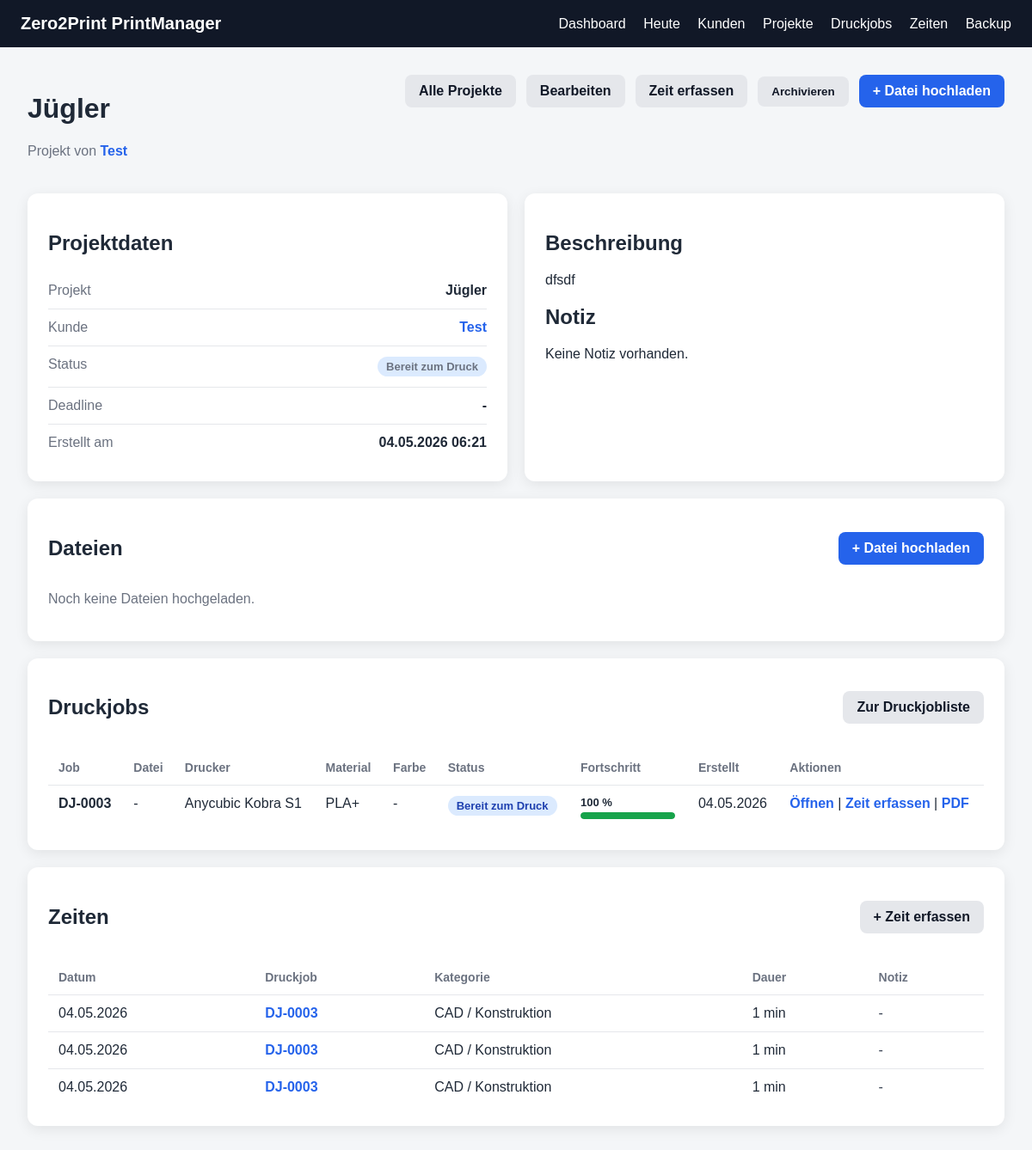
Before: /projects/2 with the older database file.
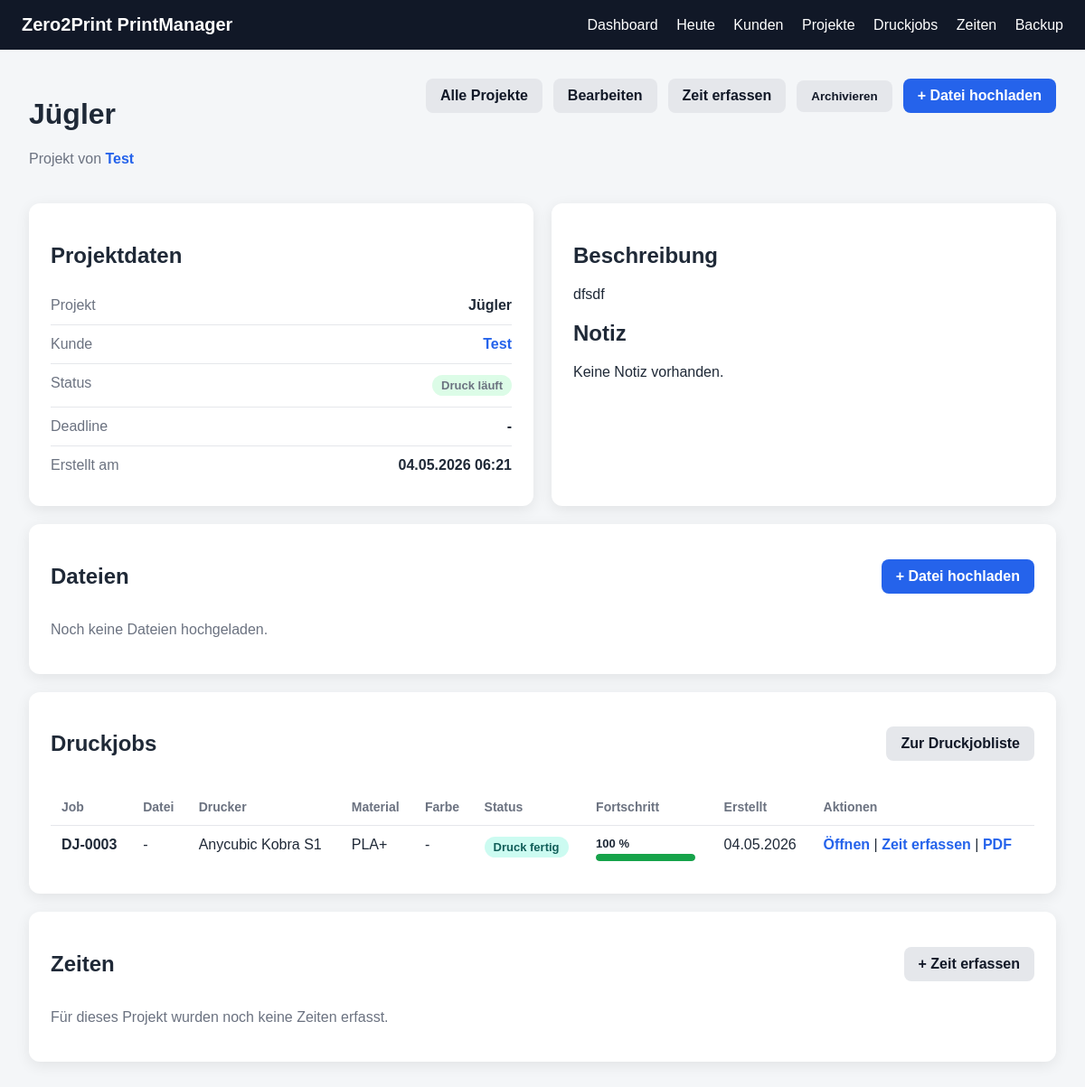
After: the same page with the newer database file.
### app/models.py (models this page shows)
class Project(Base):
    __tablename__ = "projects"
    id = Column(Integer, primary_key=True, index=True)
    customer_id = Column(Integer, ForeignKey("customers.id"), nullable=False)
    name = Column(String, nullable=False)
    description = Column(Text, nullable=True)
    status = Column(String, default="Anfrage")
    deadline = Column(String, nullable=True)
    note = Column(Text, nullable=True)
    created_at = Column(DateTime, default=datetime.utcnow)
    customer = relationship("Customer", back_populates="projects")
    files = relationship(
        "ProjectFile",
        back_populates="project",
        cascade="all, delete-orphan"
    )
    print_jobs = relationship(
        "PrintJob",
        back_populates="project",
        cascade="all, delete-orphan"
    )
    time_entries = relationship(
        "TimeEntry",
        back_populates="project",
        cascade="all, delete-orphan"
    )

class Customer(Base):
    __tablename__ = "customers"
    id = Column(Integer, primary_key=True, index=True)
    name = Column(String, nullable=False)
    email = Column(String, nullable=True)
    phone = Column(String, nullable=True)
    note = Column(Text, nullable=True)
    created_at = Column(DateTime, default=datetime.utcnow)
    projects = relationship(
        "Project",
        back_populates="customer",
        cascade="all, delete-orphan"
    )

class PrintJob(Base):
    __tablename__ = "print_jobs"
    id = Column(Integer, primary_key=True, index=True)
    project_id = Column(Integer, ForeignKey("projects.id"), nullable=False)
    file_id = Column(Integer, ForeignKey("project_files.id"), nullable=True)
    printer_name = Column(String, nullable=True)
    material = Column(String, nullable=True)
    color = Column(String, nullable=True)
    planned_print_time = Column(String, nullable=True)
    planned_weight_grams = Column(Integer, nullable=True)
    status = Column(String, default="Bereit zum Druck")
    notes = Column(Text, nullable=True)
    created_at = Column(DateTime, default=datetime.utcnow)
    project = relationship("Project", back_populates="print_jobs")
    file = relationship("ProjectFile", back_populates="print_jobs")
    time_entries = relationship(
        "TimeEntry",
        back_populates="print_job"
    )
    checklist = relationship(
        "PrintJobChecklist",
        back_populates="print_job",
        uselist=False,
        cascade="all, delete-orphan"
    )

class PrintJobChecklist(Base):
    __tablename__ = "print_job_checklists"
    id = Column(Integer, primary_key=True, index=True)
    print_job_id = Column(Integer, ForeignKey("print_jobs.id"), nullable=False, unique=True)
    file_checked = Column(Boolean, default=False)
    slicer_checked = Column(Boolean, default=False)
    material_ready = Column(Boolean, default=False)
    bed_cleaned = Column(Boolean, default=False)
    first_layer_checked = Column(Boolean, default=False)
    print_finished_checked = Column(Boolean, default=False)
    post_processing_done = Column(Boolean, default=False)
    packed = Column(Boolean, default=False)
    updated_at = Column(DateTime, default=datetime.utcnow)
    print_job = relationship("PrintJob", back_populates="checklist")

class TimeEntry(Base):
    __tablename__ = "time_entries"
    id = Column(Integer, primary_key=True, index=True)
    project_id = Column(Integer, ForeignKey("projects.id"), nullable=False)
    print_job_id = Column(Integer, ForeignKey("print_jobs.id"), nullable=True)
    category = Column(String, nullable=False)
    start_time = Column(DateTime, nullable=True)
    end_time = Column(DateTime, nullable=True)
    duration_minutes = Column(Integer, nullable=True)
    note = Column(Text, nullable=True)
    created_at = Column(DateTime, default=datetime.utcnow)
    project = relationship("Project", back_populates="time_entries")
    print_job = relationship("PrintJob", back_populates="time_entries")

### app/routes/projects.py (the view)
@router.get("/{project_id}")
def project_detail(
    project_id: int,
    request: Request,
    db: Session = Depends(get_db)
):
    project = db.query(Project).filter(Project.id == project_id).first()
    if not project:
        return templates.TemplateResponse(
            request=request,
            name="not_found.html",
            context={
                "title": "Nicht gefunden",
                "message": "Projekt wurde nicht gefunden."
            },
            status_code=404
        )
    return templates.TemplateResponse(
        request=request,
        name="project_detail.html",
        context={
            "title": project.name,
            "project": project
        }
    )

### app/templates/project_detail.html
{% extends "base.html" %}
{% block content %}
<div class="page-header">
    <div>
        <h1>{{ project.name }}</h1>
        <p class="muted">
            Projekt von
            <a class="link-btn" href="/customers/{{ project.customer.id }}">
                {{ project.customer.name }}
            </a>
        </p>
    </div>
    <div class="header-actions">
        <a class="btn-secondary" href="/projects">Alle Projekte</a>
        <a class="btn-secondary" href="/projects/{{ project.id }}/edit">Bearbeiten</a>
        <a class="btn-secondary" href="/time/new?project_id={{ project.id }}">Zeit erfassen</a>
        <form method="post" action="/projects/{{ project.id }}/archive" onsubmit="return confirm('Projekt wirklich archivieren?');">
            <button class="btn-secondary" type="submit">Archivieren</button>
        </form>
        <a class="btn" href="/projects/{{ project.id }}/files/upload">+ Datei hochladen</a>
    </div>
</div>
<div class="detail-grid">
    <div class="page-card">
        <h2>Projektdaten</h2>
        <div class="detail-row">
            <span>Projekt</span>
            <strong>{{ project.name }}</strong>
        </div>
        <div class="detail-row">
            <span>Kunde</span>
            <strong>
                <a class="link-btn" href="/customers/{{ project.customer.id }}">
                    {{ project.customer.name }}
                </a>
            </strong>
        </div>
        <div class="detail-row">
            <span>Status</span>
            <strong>
                <span class="status-pill {{ status_class(project.status) }}">
                    {{ project.status }}
                </span>
            </strong>
        </div>
        <div class="detail-row">
            <span>Deadline</span>
            <strong>{{ project.deadline or "-" }}</strong>
        </div>
        <div class="detail-row">
            <span>Erstellt am</span>
            <strong>{{ project.created_at.strftime("%d.%m.%Y %H:%M") }}</strong>
        </div>
    </div>
    <div class="page-card">
        <h2>Beschreibung</h2>
        <p>{{ project.description or "Keine Beschreibung vorhanden." }}</p>
        <h2>Notiz</h2>
        <p>{{ project.note or "Keine Notiz vorhanden." }}</p>
    </div>
</div>
<div class="page-card mt">
    <div class="section-header">
        <h2>Dateien</h2>
        <a class="btn" href="/projects/{{ project.id }}/files/upload">+ Datei hochladen</a>
    </div>
    {% if project.files %}
    <table>
        <thead>
            <tr>
                <th>Dateiname</th>
                <th>Typ</th>
                <th>Größe</th>
                <th>Version</th>
                <th>Upload</th>
                <th>Notiz</th>
                <th>Aktionen</th>
            </tr>
        </thead>
        <tbody>
            {% for file in project.files %}
            <tr>
                <td><strong>{{ file.original_filename }}</strong></td>
                <td>{{ file.file_type or "-" }}</td>
                <td>{{ format_file_size(file.file_path) }}</td>
                <td>{{ file.version or "-" }}</td>
                <td>{{ file.uploaded_at.strftime("%d.%m.%Y %H:%M") }}</td>
                <td class="note-cell">{{ file.note or "-" }}</td>
                <td class="actions-cell">
                    <a class="link-btn" href="/projects/{{ project.id }}/files/{{ file.id }}/download">Download</a>
                    |
                    <a class="link-btn" href="/projects/{{ project.id }}/files/{{ file.id }}/edit">Bearbeiten</a>
                    |
                    <a class="link-btn" href="/jobs/new?project_id={{ project.id }}&file_id={{ file.id }}">Druckjob erstellen</a>
                </td>
            </tr>
            {% endfor %}
        </tbody>
    </table>
    {% else %}
    <p class="muted">Noch keine Dateien hochgeladen.</p>
    {% endif %}
</div>
<div class="page-card mt">
    <div class="section-header">
        <h2>Druckjobs</h2>
        <a class="btn-secondary" href="/jobs">Zur Druckjobliste</a>
    </div>
    {% if project.print_jobs %}
    <table>
        <thead>
            <tr>
                <th>Job</th>
                <th>Datei</th>
                <th>Drucker</th>
                <th>Material</th>
                <th>Farbe</th>
                <th>Status</th>
                <th>Fortschritt</th>
                <th>Erstellt</th>
                <th>Aktionen</th>
            </tr>
        </thead>
        <tbody>
            {% for job in project.print_jobs %}
            <tr>
                <td><strong>DJ-{{ "%04d"|format(job.id) }}</strong></td>
                <td>
                    {% if job.file %}
                        {{ job.file.original_filename }}
                    {% else %}
                        -
                    {% endif %}
                </td>
                <td>{{ job.printer_name or "-" }}</td>
                <td>{{ job.material or "-" }}</td>
                <td>{{ job.color or "-" }}</td>
                <td>
                    <span class="status-pill {{ status_class(job.status) }}">
                        {{ job.status }}
                    </span>
                </td>
                <td>
                    <div class="mini-progress-text">
                        {{ checklist_progress(job) }} %
                    </div>
                    <div class="mini-progress-wrap">
                        <div class="mini-progress-bar {{ checklist_progress_class(job) }}" style="width: {{ checklist_progress(job) }}%;"></div>
                    </div>
                </td>
                <td>{{ job.created_at.strftime("%d.%m.%Y") }}</td>
                <td class="actions-cell">
                    <a class="link-btn" href="/jobs/{{ job.id }}">Öffnen</a>
                    |
                    <a class="link-btn" href="/time/new?project_id={{ project.id }}&job_id={{ job.id }}">Zeit erfassen</a>
                    |
                    <a class="link-btn" href="/jobs/{{ job.id }}/pdf" target="_blank">PDF</a>
                </td>
            </tr>
            {% endfor %}
        </tbody>
    </table>
    {% else %}
    <p class="muted">Für dieses Projekt gibt es noch keine Druckjobs.</p>
    {% endif %}
</div>
<div class="page-card mt">
    <div class="section-header">
        <h2>Zeiten</h2>
        <a class="btn-secondary" href="/time/new?project_id={{ project.id }}">+ Zeit erfassen</a>
    </div>
    {% if project.time_entries %}
    <table>
        <thead>
            <tr>
                <th>Datum</th>
                <th>Druckjob</th>
                <th>Kategorie</th>
                <th>Dauer</th>
                <th>Notiz</th>
            </tr>
        </thead>
        <tbody>
            {% for entry in project.time_entries %}
            <tr>
                <td>{{ entry.created_at.strftime("%d.%m.%Y") }}</td>
                <td>
                    {% if entry.print_job %}
                        <a class="link-btn" href="/jobs/{{ entry.print_job.id }}">
                            DJ-{{ "%04d"|format(entry.print_job.id) }}
                        </a>
                    {% else %}
                        -
                    {% endif %}
                </td>
                <td>{{ entry.category }}</td>
                <td>
                    {% if entry.duration_minutes %}
                        {{ entry.duration_minutes }} min
                    {% else %}
                        läuft
                    {% endif %}
                </td>
                <td class="note-cell">{{ entry.note or "-" }}</td>
            </tr>
            {% endfor %}
        </tbody>
    </table>
    {% else %}
    <p class="muted">Für dieses Projekt wurden noch keine Zeiten erfasst.</p>
    {% endif %}
</div>
{% endblock %}

### app/templates/base.html (shortened to what this page needs)
<!DOCTYPE html>
<html lang="de">
<head>
    <link rel="stylesheet" href="/static/style.css">
</head>
<body>
<header class="topbar">
    <div class="brand">Zero2Print PrintManager</div>
    <nav>
        <a href="/">Dashboard</a>
        <a href="/today">Heute</a>
        <a href="/customers">Kunden</a>
        <a href="/projects">Projekte</a>
        <a href="/jobs">Druckjobs</a>
        <a href="/time">Zeiten</a>
        <a href="/backup">Backup</a>
    </nav>
</header>
<main class="container">
    {% block content %}{% endblock %}
</main>
</body>
</html>

### app/static/style.css (style rules this page uses)
* { box-sizing: border-box; }
body { margin: 0; font-family: Arial, sans-serif; background: #f4f6f8; color: #1f2937; }
.topbar { background: #111827; color: white; padding: 16px 24px; display: flex; justify-content: space-between; align-items: center; }
.brand { font-weight: bold; font-size: 20px; }
nav a { color: white; text-decoration: none; margin-left: 16px; }
.container { padding: 32px; }
.page-card { background: white; border-radius: 12px; padding: 24px; box-shadow: 0 4px 16px rgba(0,0,0,0.08); max-width: 100%; overflow-x: auto; }
.btn { display: inline-block; border: none; background: #2563eb; color: white; padding: 10px 16px; border-radius: 8px; cursor: pointer; font-weight: bold; margin-top: 0; text-decoration: none; font-family: inherit; }
.page-header { display: flex; justify-content: space-between; align-items: flex-start; margin-bottom: 24px; gap: 16px; }
.muted { color: #6b7280; }
table { width: 100%; border-collapse: collapse; }
th { text-align: left; color: #6b7280; font-size: 14px; border-bottom: 1px solid #e5e7eb; padding: 12px; }
td { border-bottom: 1px solid #e5e7eb; padding: 12px; vertical-align: top; }
tr:last-child td { border-bottom: none; }
.link-btn { color: #2563eb; text-decoration: none; font-weight: bold; }
.btn-secondary { display: inline-block; background: #e5e7eb; color: #111827; padding: 10px 16px; border-radius: 8px; text-decoration: none; font-weight: bold; font-family: inherit; }
.detail-grid { display: grid; grid-template-columns: 1fr 1fr; gap: 20px; }
.detail-row { display: flex; justify-content: space-between; gap: 16px; border-bottom: 1px solid #e5e7eb; padding: 12px 0; }
.detail-row:last-child { border-bottom: none; }
.detail-row span { color: #6b7280; }
.mt { margin-top: 20px; }
.header-actions, .section-header { display: flex; align-items: center; gap: 12px; }
.section-header { justify-content: space-between; margin-bottom: 16px; }
.header-actions form { margin: 0; }
.header-actions button.btn-secondary { border: none; cursor: pointer; font-family: inherit; }
.status-pill { display: inline-block; padding: 4px 10px; border-radius: 999px; font-size: 13px; font-weight: bold; white-space: nowrap; }
.status-running { background: #dcfce7; color: #166534; }
.status-done { background: #ccfbf1; color: #115e59; }
.actions-cell { white-space: nowrap; }
.mini-progress-wrap { width: 110px; height: 8px; background: #e5e7eb; border-radius: 999px; overflow: hidden; margin-top: 4px; }
.mini-progress-bar { height: 100%; border-radius: 999px; }
.mini-progress-text { font-weight: bold; font-size: 13px; white-space: nowrap; }
.progress-complete { background: #dcfce7; color: #166534; }
.progress-bar.progress-complete, .mini-progress-bar.progress-complete { background: #16a34a; }

Changed rows visible on the page:
removed TimeEntry: created_at "04.05.2026", {{ "%04d"|format(entry.print_job.id) }} "0003", category "CAD / Konstruktion", duration_minutes "1", note "-"
removed TimeEntry: created_at "04.05.2026", {{ "%04d"|format(entry.print_job.id) }} "0003", category "CAD / Konstruktion", duration_minutes "1", note "-"
removed TimeEntry: created_at "04.05.2026", {{ "%04d"|format(entry.print_job.id) }} "0003", category "CAD / Konstruktion", duration_minutes "1", note "-"
changed Project "Jügler": status "Bereit zum Druck" → "Druck läuft"
changed PrintJob "Anycubic Kobra S1": status "Bereit zum Druck" → "Druck fertig"
Other visible differences:
text no longer shown: "Datum Druckjob Kategorie Dauer Notiz"
text now shown: "Für dieses Projekt wurden noch keine Zeiten erfasst."
